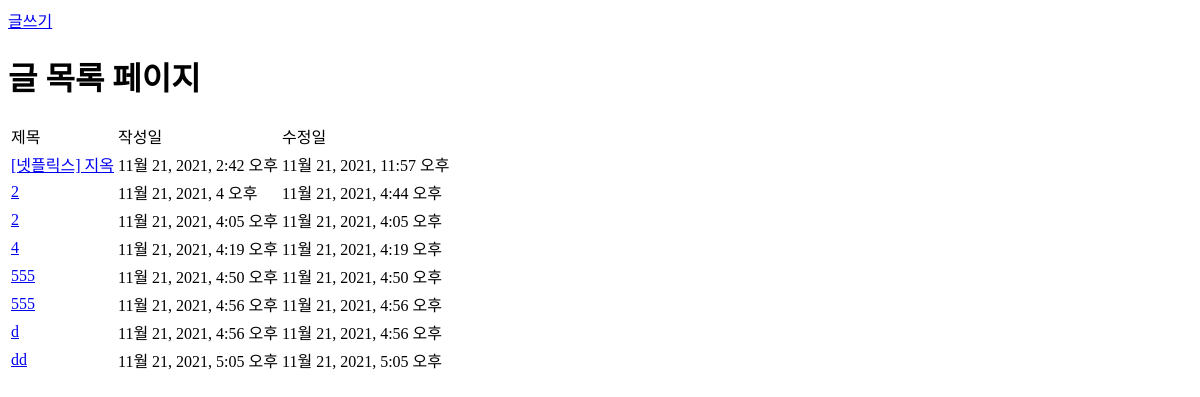
/posts/, run on an earlier commit of the app's database.
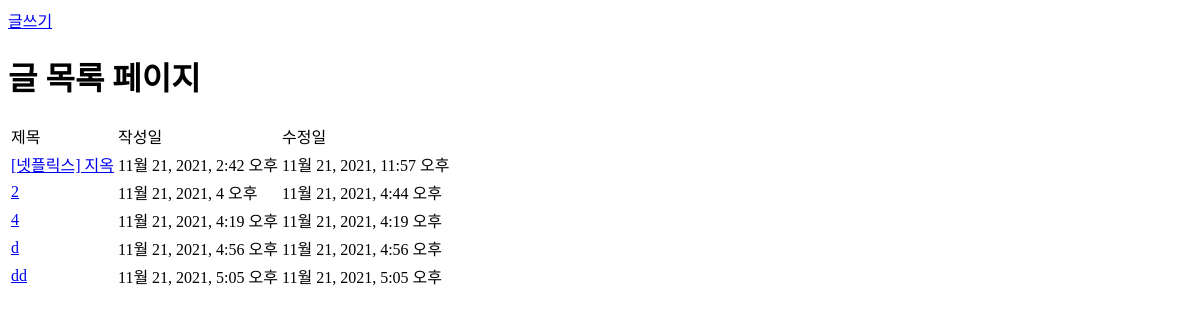
And on a later commit of the database.
### review/models.py (models this page shows, shortened)
class Post(models.Model):
    title = models.CharField(max_length=50, unique =True, error_messages={'unique':'이미 있는 제목입니다.'})
    content = models.TextField(null=True)
    dt_created = models.DateTimeField(verbose_name="Date Created", auto_now_add=True)
    dt_modified = models.DateTimeField(verbose_name="Date Modified", auto_now = True)

### review/views.py (the view)
# urls.py: path('posts/', views.post_list, name='post-list'),
def post_list(request):
    posts = Post.objects.all()
    context = {"posts":posts}
    return render(request, 'review/post_list.html', context)

### review/templates/review/post_list.html
{% extends './base.html' %}
{% block post_container %}
<a href= {% url 'review:post-create' %}> 글쓰기 </a>
    <h1>글 목록 페이지</h1>
    <table>
        <tr>
            <td>제목</td>
            <td>작성일</td>
            <td>수정일</td>
        </tr>
        {% for post in posts %}
        <tr>
            <td><a href={% url 'review:post-detail' post.id %}>{{post.title}}</a></td>
            <td>{{post.dt_created}}</td>
            <td>{{post.dt_modified}}</td>
        </tr>
        {% endfor %}
     </table>
{% endblock post_container %}

### review/templates/review/base.html (shortened to what this page needs)
<!DOCTYPE HTML>
<html>
    <head>
    </head>
    <body>
        {% block post_container %}
        {% endblock post_container %}
    </body>
</html>

What changed in the data, as far as the page shows it:
removed Post: title "2", dt_created "11월 21, 2021, 4:05 오후", dt_modified "11월 21, 2021, 4:05 오후"
removed Post: title "555", dt_created "11월 21, 2021, 4:50 오후", dt_modified "11월 21, 2021, 4:50 오후"
removed Post: title "555", dt_created "11월 21, 2021, 4:56 오후", dt_modified "11월 21, 2021, 4:56 오후"
